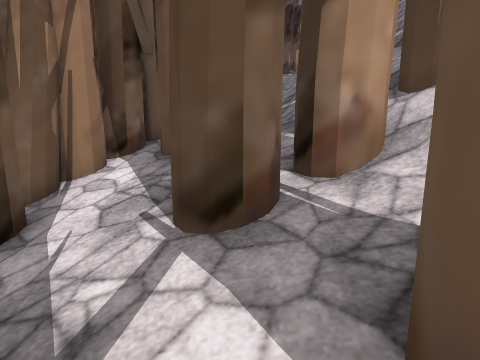
[1] (above)

24 first-person views from a walk through a scene from a Unity 3-D project. The camera is 1.4 m above the floor, tilts 10° down and sees 80° across. The floor is counted in squares, 1 m on a side. Each view is taken from the middle of a square. On the plan, view 1 faces up. The plan holds only what a view shows up to about 14 squares ahead; the rest is blank. The place goes on beyond the plan. The player character is not drawn. Some surface patterns are stand-ins.

[2]
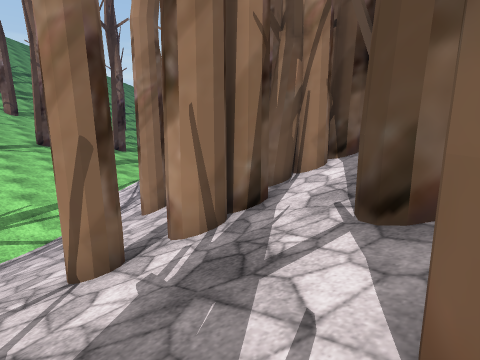

[3]
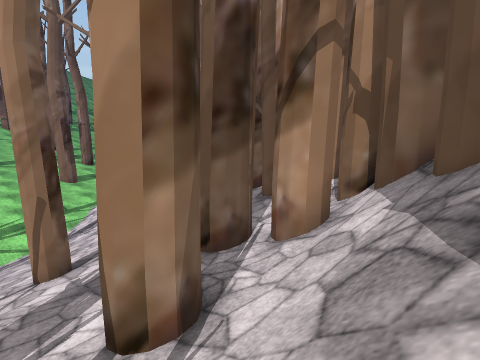

[4]
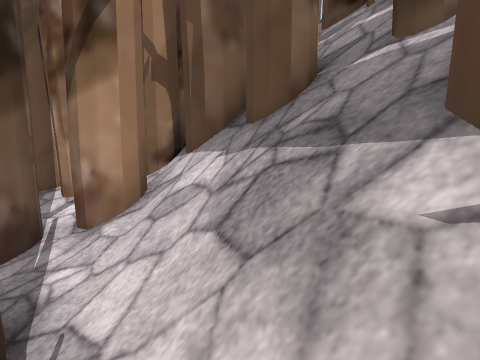

[5]
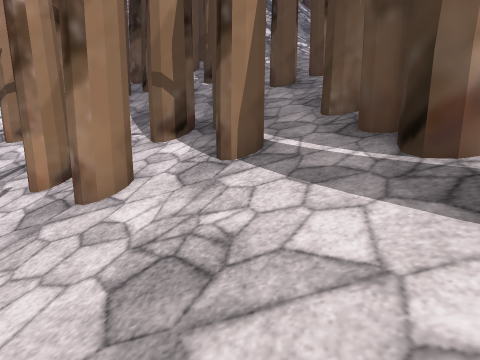

[6]
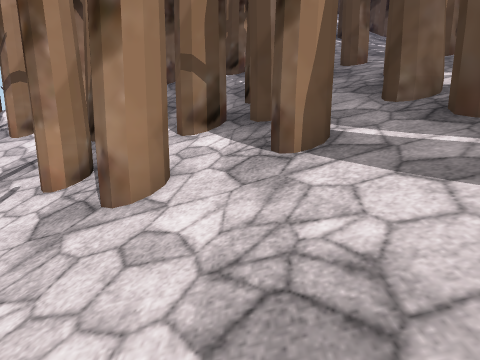

[7]
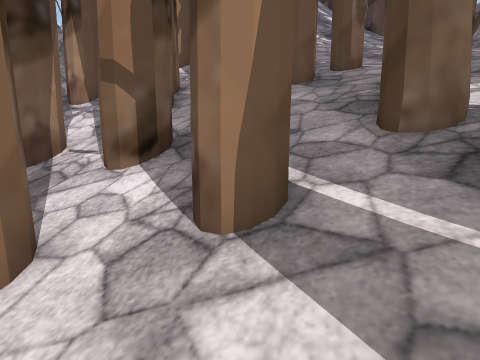

[8]
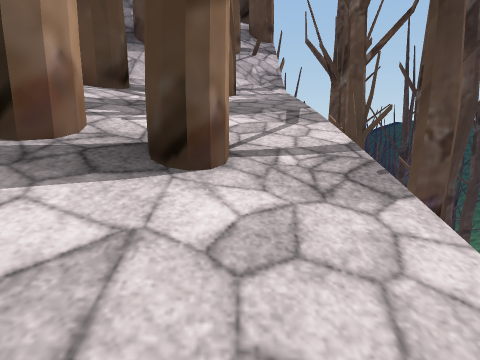

[9]
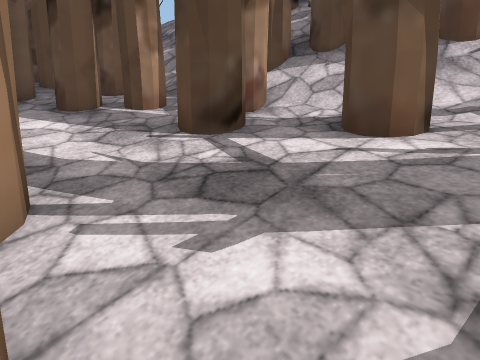

[10]
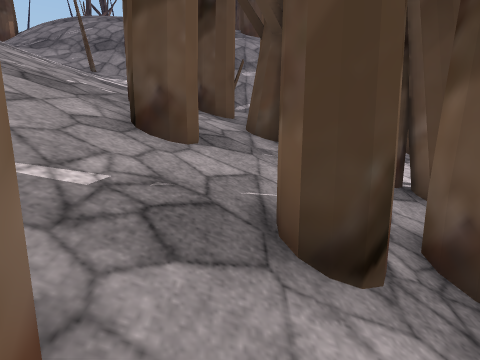

[11]
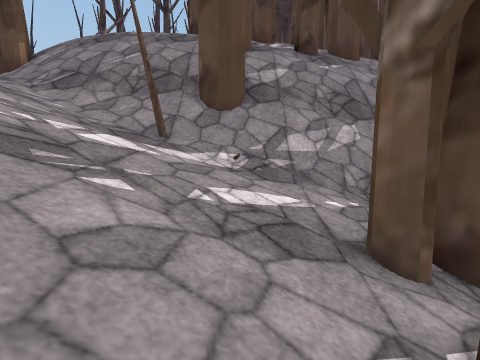

[12]
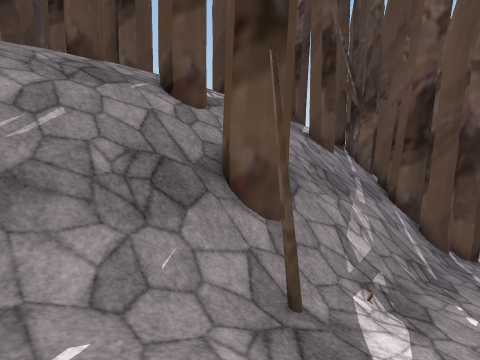

[13]
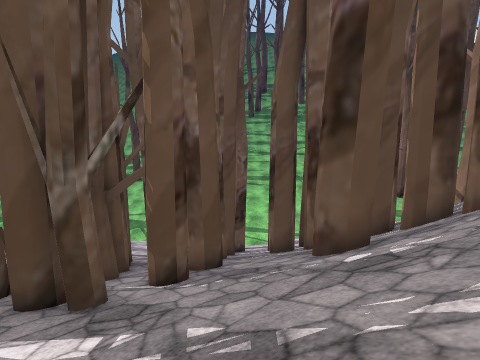

[14]
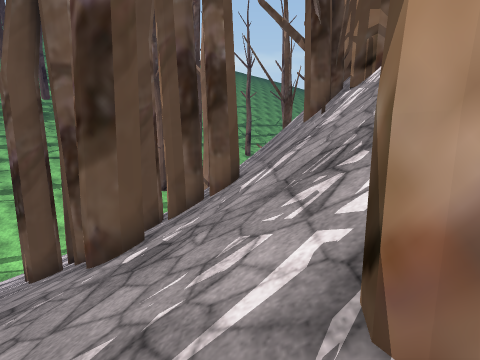

[15]
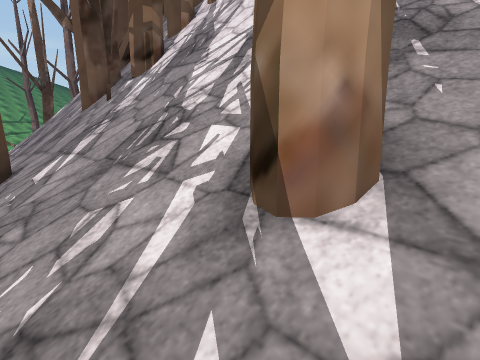

[16]
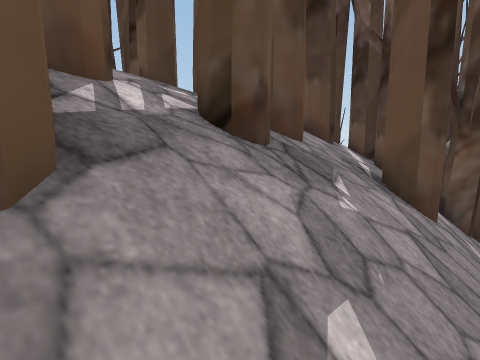

[17]
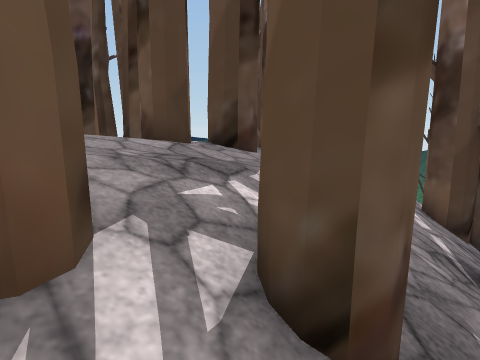

[18]
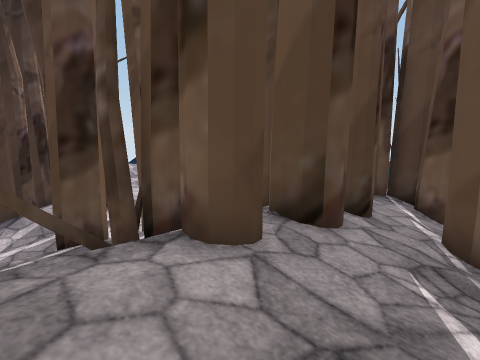

[19]
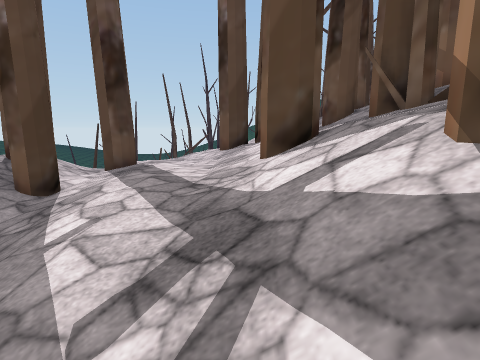

[20]
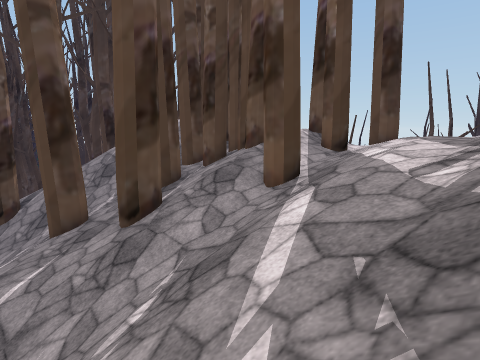

[21]
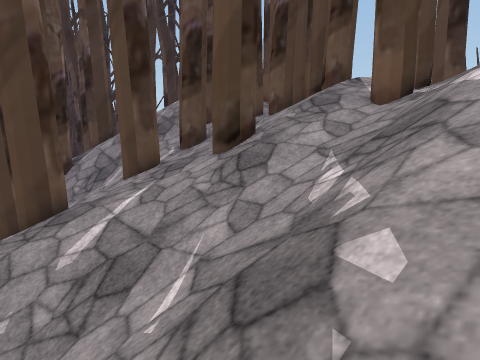

[22]
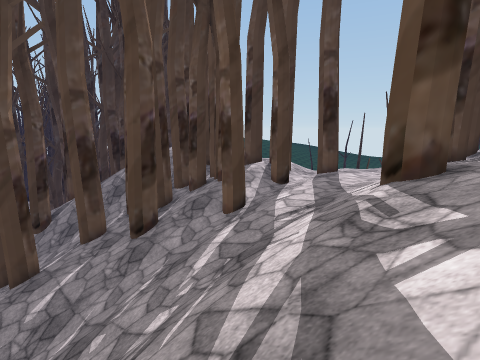

[23]
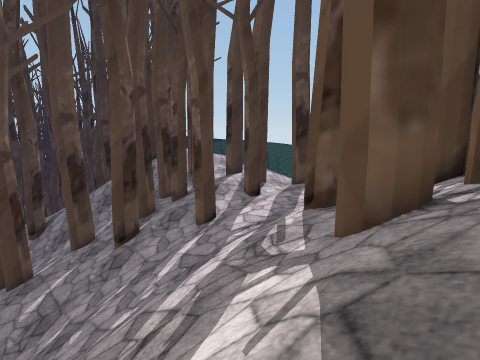

[24]
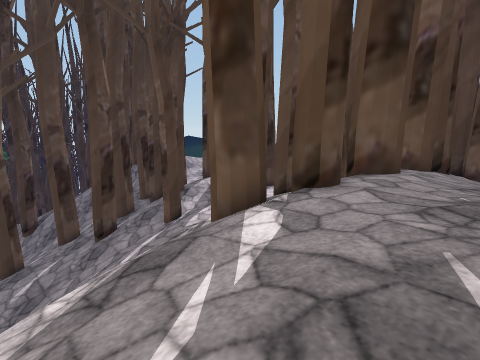

### Floor plan
Key: @ floor where view 1 was taken; # wall or solid block; x gap in a wall; . main floor; - floor 1.5 m lower than the main floor; _ floor 3.25 m lower than the main floor; < floor 8 m lower than the main floor; / step, stairs or slope; = window, fence, low wall or low ledge.
Columns run from 11 left of view 1 to 33 right of it. Each row starts with its distance up from view 1.
 21 #=/////// //  /_//// . ////     /   ////
 20 //////////// /////// ..//////////////////#//#
 19 //////////#///////// ..//////////////////#
 18 ////////////////////..../////////////////////
 17 /##//////////////////.../##//////////////////
 16  #=//////////#///////#..## ///////////////# /
 15 #///#//////////#/////...//////////////#//////
 14 # ###//////////#//#///.../ /#/////////////##/
 13 / ##////////////////# ..## -///////#////# #
 12 /x////##x##////////=//..## -///-//////////
 11 /##///#//##////////#//...=/-///--////######
 10 ////////###///////////..#/#-##/--////#####
  9 ///##//#####////////#//.x/####/---/#/-/ #
  8 //###//#####///////////##  /##/---_//-
  7 //###//#/###/=////#////##/// //---__/#
  6 //////##///#/###///////## ## //---__/
  5 /#//#//x////####/////##/  ## //-_-__//
  4 //////##//####/##///////-#  ##//___#//
  3 //////##//##////#####////# ## //__
  2  //////x/////////####/ #/#    #/_
  1 ///////#////##///### / ###
  0 ///////////@##///#   ##
 -1    //////<<<<<////
 -2      /////////////

Where each view was taken, in squares from view 1:
view 1: 0 up, 0 right, facing up
view 2: 1 down, 1 right, facing up-left
view 3: 1 down, 5 right, facing up-left
view 4: 1 down, 4 right, facing up
view 5: 1 down, 7 left, facing up
view 6: 0 up, 8 left, facing up
view 7: 2 up, 7 left, facing up
view 8: 0 up, 8 left, facing right
view 9: 1 down, 4 left, facing up-right
view 10: 10 up, 10 left, facing right
view 11: 14 up, 5 left, facing right
view 12: 19 up, 0 right, facing down-right
view 13: 18 up, 0 right, facing down-left
view 14: 18 up, 0 right, facing left
view 15: 17 up, 0 right, facing up-left
view 16: 14 up, 5 right, facing down-right
view 17: 13 up, 7 right, facing down-right
view 18: 12 up, 10 right, facing down-right
view 19: 16 up, 19 right, facing down
view 20: 19 up, 19 right, facing down-right
view 21: 21 up, 21 right, facing down-right
view 22: 21 up, 15 right, facing down-right
view 23: 21 up, 13 right, facing down-right
view 24: 21 up, 10 right, facing down-right
